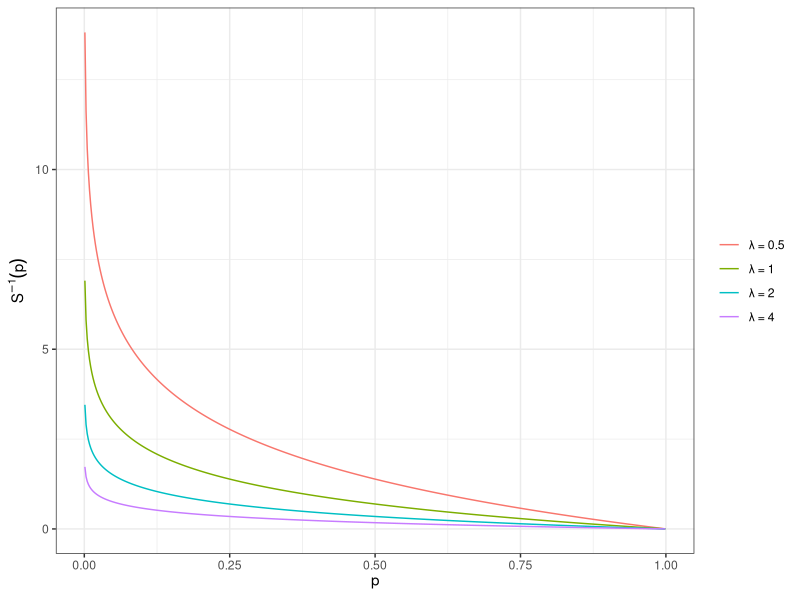
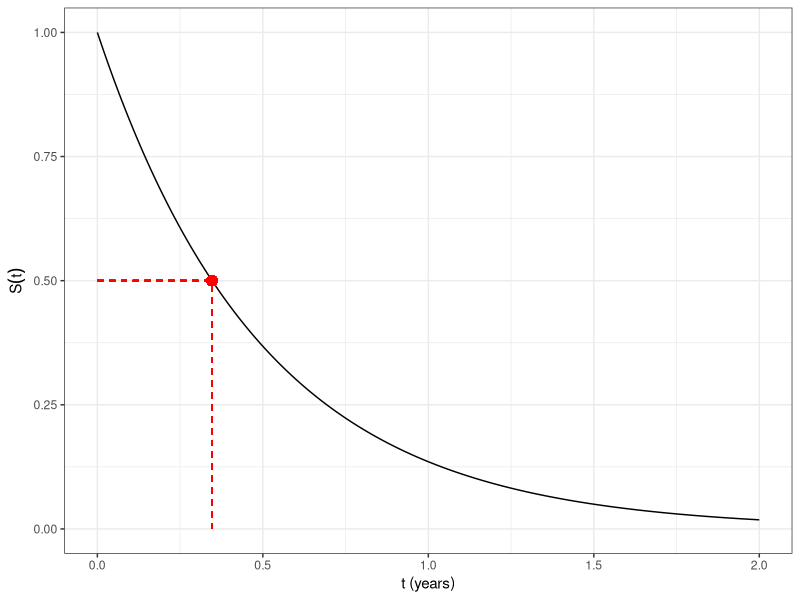
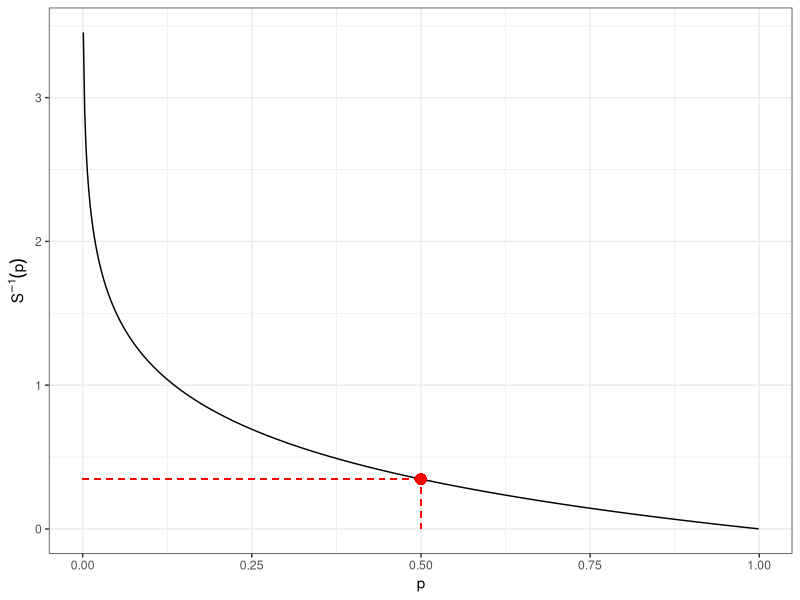

Generate these figures, in order, with R:
## ---- chunk 1
#| code-fold: true
library(ggplot2)

p_seq <- seq(0.001, 0.999, length.out = 500)
rates <- c(0.5, 1, 2, 4)

df_isf <- do.call(rbind, lapply(rates, function(lam) {
  data.frame(
    p = p_seq,
    isf = -log(p_seq) / lam,
    lambda = factor(
      paste0("λ = ", lam),
      levels = paste0("λ = ", rates)
    )
  )
}))

ggplot(df_isf, aes(x = p, y = isf, color = lambda)) +
  geom_line() +
  labs(
    x = expression(p),
    y = expression(S^{-1}*(p)),
    color = NULL
  ) +
  theme_bw()
## ---- chunk 2
#| code-fold: true
library(ggplot2)

lam <- 2
t_med <- log(2) / lam
t_seq <- seq(0, 2, length.out = 500)
p_seq <- seq(0.001, 0.999, length.out = 500)

ggplot(
  data.frame(t = t_seq, s = exp(-lam * t_seq)),
  aes(x = t, y = s)
) +
  geom_line() +
  geom_segment(
    aes(x = 0, xend = t_med, y = 0.5, yend = 0.5),
    linetype = "dashed", color = "red"
  ) +
  geom_segment(
    aes(x = t_med, xend = t_med, y = 0, yend = 0.5),
    linetype = "dashed", color = "red"
  ) +
  geom_point(aes(x = t_med, y = 0.5), color = "red", size = 3) +
  labs(x = "t (years)", y = expression(S(t))) +
  theme_bw()
## ---- chunk 3
#| code-fold: true
ggplot(
  data.frame(p = p_seq, isf = -log(p_seq) / lam),
  aes(x = p, y = isf)
) +
  geom_line() +
  geom_segment(
    aes(x = 0.5, xend = 0.5, y = 0, yend = t_med),
    linetype = "dashed", color = "red"
  ) +
  geom_segment(
    aes(x = 0, xend = 0.5, y = t_med, yend = t_med),
    linetype = "dashed", color = "red"
  ) +
  geom_point(aes(x = 0.5, y = t_med), color = "red", size = 3) +
  labs(x = "p", y = expression(S^{-1}*(p))) +
  theme_bw()
## ---- chunk 4
#| code-fold: show
qexp(p = 0.5, rate = 2)
